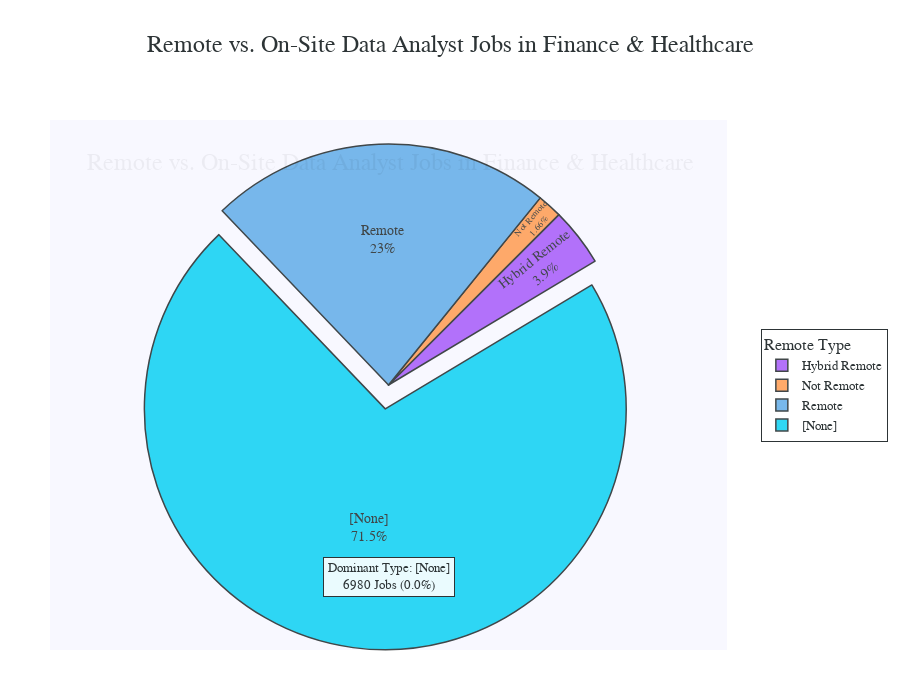

The cell this chart's notebook holds for it:
### Code cell
import plotly.express as px
import plotly.graph_objects as go

# Define target industries
target_industries = ["Finance and Insurance", "Health Care and Social Assistance"]

# Filter the original DataFrame (df) instead of df_grouped
df_remote = eda[eda["NAICS2_NAME"].isin(target_industries)]

# Count occurrences of each remote type in these industries
df_remote_grouped = df_remote.groupby("REMOTE_TYPE_NAME").size().reset_index(name="Count")

# Define a modern color palette
color_map = {
    "Remote": "#6AB1E9",  # Soft Sky Blue
    "On-Site": "#EF767A",  # Soft Coral
    "Hybrid": "#49C6B7"   # Teal-Green
}

# Create the pie chart
fig = px.pie(df_remote_grouped, 
             names="REMOTE_TYPE_NAME", 
             values="Count", 
             title="Remote vs. On-Site Data Analyst Jobs in Finance & Healthcare",
             color="REMOTE_TYPE_NAME", 
             color_discrete_map=color_map)

# Beautify the layout
fig.update_layout(
    # Sizing and margins
    autosize=True,
    width=900,  # Compact width for pie charts
    height=700,  # Taller height to accommodate title and legend
    margin=dict(l=50, r=50, t=120, b=50),  # Adjusted margins for title

    # Background styling
    plot_bgcolor='rgba(240, 240, 245, 1)',  # Light gray background
    paper_bgcolor='rgba(255, 255, 255, 1)',  # White paper background
    font=dict(family="Poppins, sans-serif", size=14, color="#2D3436"),  # Modern font

    # Title styling
    title=dict(
        text="Remote vs. On-Site Data Analyst Jobs in Finance & Healthcare",
        font=dict(size=24, color="#2D3436", family="Poppins, sans-serif"),
        x=0.5,
        xanchor="center",
        y=0.95,
        yanchor="top"
    ),

    # Legend styling
    legend=dict(
        title="Remote Type",
        font=dict(size=13, color="#2D3436"),
        bgcolor="rgba(255, 255, 255, 0.95)",
        bordercolor="#2D3436",
        borderwidth=1,
        x=1.05,  # Position outside
        y=0.5,
        xanchor="left",
        yanchor="middle"
    ),

    # Hover and interactivity
    hovermode="closest",
    hoverlabel=dict(
        bgcolor="rgba(255, 255, 255, 0.9)",
        font_size=13,
        font_family="Poppins, sans-serif",
        font_color="#2D3436",
        bordercolor="#2D3436"
    ),

    # Add a subtle gradient background effect
    shapes=[
        dict(
            type="rect",
            x0=0, y0=0, x1=1, y1=1,
            xref="paper", yref="paper",
            fillcolor="rgba(220, 221, 255, 0.2)",  # Light gradient overlay
            line=dict(width=0),
            layer="below"
        )
    ]
)

# Customize the pie chart slices
fig.update_traces(
    # Add percentages and labels
    textinfo="percent+label",
    textfont=dict(size=14, color="#2D3436", family="Poppins, sans-serif"),
    textposition="inside",  # Place labels inside for a cleaner look

    # Add a subtle border to slices
    marker=dict(
        line=dict(color="#2D3436", width=1.5)
    ),

    # Pull out the largest slice slightly for emphasis
    pull=[0.1 if count == df_remote_grouped['Count'].max() else 0 for count in df_remote_grouped['Count']],

    # Add a slight opacity for a softer look
    opacity=0.9,

    # Custom hover template
    hovertemplate="<b>%{label}</b><br>Count: %{value}<br>Percentage: %{percent}<extra></extra>",

    # Add a rotation for better presentation
    rotation=45,

    # Add a subtle shadow effect to slices (simulated with opacity and border)
    sort=False  # Keep the order as in the data
)

# Add an annotation for the largest slice
max_slice = df_remote_grouped.loc[df_remote_grouped['Count'].idxmax()]
fig.add_annotation(
    x=0.5,
    y=0.1,
    xref="paper",
    yref="paper",
    text=f"Dominant Type: {max_slice['REMOTE_TYPE_NAME']}<br>{max_slice['Count']} Jobs ({fig.data[0]['values'].tolist().index(max_slice['Count'])*100/sum(fig.data[0]['values']):.1f}%)",
    showarrow=False,
    font=dict(size=13, color="#2D3436", family="Poppins, sans-serif"),
    bgcolor="rgba(255, 255, 255, 0.9)",
    bordercolor="#2D3436",
    borderwidth=1,
    borderpad=4
)

# Add a shadow effect to the title (simulated with a duplicate text)
fig.add_annotation(
    x=0.5,
    y=0.95,
    xref="paper",
    yref="paper",
    text="Remote vs. On-Site Data Analyst Jobs in Finance & Healthcare",
    showarrow=False,
    font=dict(size=24, color="rgba(0, 0, 0, 0.05)", family="Poppins, sans-serif"),
    xanchor="center",
    yanchor="top",
    yshift=-2,
    xshift=2
)

# Show the plot
fig.show()

# Save as an HTML file
fig.write_html("figures/plot3pie_enhanced.html")

### Figure 1 — Plotly figure (JSON) as saved in the notebook; plotly's stock layout.template omitted (floating-point values rounded to 4 significant figures)
{"data": [{"customdata": [["Hybrid Remote"], ["Not Remote"], ["Remote"], ["[None]"]], "domain": {"x": [0, 1], "y": [0, 1]}, "hovertemplate": "<b>%{label}</b><br>Count: %{value}<br>Percentage: %{percent}<extra></extra>", "labels": ["Hybrid Remote", "Not Remote", "Remote", "[None]"], "legendgroup": "", "marker": {"colors": ["#ab63fa", "#FFA15A", "#6AB1E9", "#19d3f3"], "line": {"color": "#2D3436", "width": 1.5}}, "name": "", "opacity": 0.9, "pull": [0, 0, 0, 0.1], "rotation": 45, "showlegend": true, "sort": false, "textfont": {"color": "#2D3436", "family": "Poppins, sans-serif", "size": 14}, "textinfo": "percent+label", "textposition": "inside", "type": "pie", "values": [381, 162, 2244, 6980]}], "layout": {"annotations": [{"bgcolor": "rgba(255, 255, 255, 0.9)", "bordercolor": "#2D3436", "borderpad": 4, "borderwidth": 1, "font": {"color": "#2D3436", "family": "Poppins, sans-serif", "size": 13}, "showarrow": false, "text": "Dominant Type: [None]<br>6980 Jobs (0.0%)", "x": 0.5, "xref": "paper", "y": 0.1, "yref": "paper"}, {"font": {"color": "rgba(0, 0, 0, 0.05)", "family": "Poppins, sans-serif", "size": 24}, "showarrow": false, "text": "Remote vs. On-Site Data Analyst Jobs in Finance & Healthcare", "x": 0.5, "xanchor": "center", "xref": "paper", "xshift": 2, "y": 0.95, "yanchor": "top", "yref": "paper", "yshift": -2}], "autosize": true, "font": {"color": "#2D3436", "family": "Poppins, sans-serif", "size": 14}, "height": 700, "hoverlabel": {"bgcolor": "rgba(255, 255, 255, 0.9)", "bordercolor": "#2D3436", "font": {"color": "#2D3436", "family": "Poppins, sans-serif", "size": 13}}, "hovermode": "closest", "legend": {"bgcolor": "rgba(255, 255, 255, 0.95)", "bordercolor": "#2D3436", "borderwidth": 1, "font": {"color": "#2D3436", "size": 13}, "title": {"text": "Remote Type"}, "tracegroupgap": 0, "x": 1.05, "xanchor": "left", "y": 0.5, "yanchor": "middle"}, "margin": {"b": 50, "l": 50, "r": 50, "t": 120}, "paper_bgcolor": "rgba(255, 255, 255, 1)", "plot_bgcolor": "rgba(240, 240, 245, 1)", "shapes": [{"fillcolor": "rgba(220, 221, 255, 0.2)", "layer": "below", "line": {"width": 0}, "type": "rect", "x0": 0, "x1": 1, "xref": "paper", "y0": 0, "y1": 1, "yref": "paper"}], "title": {"font": {"color": "#2D3436", "family": "Poppins, sans-serif", "size": 24}, "text": "Remote vs. On-Site Data Analyst Jobs in Finance & Healthcare", "x": 0.5, "xanchor": "center", "y": 0.95, "yanchor": "top"}, "width": 900}}
